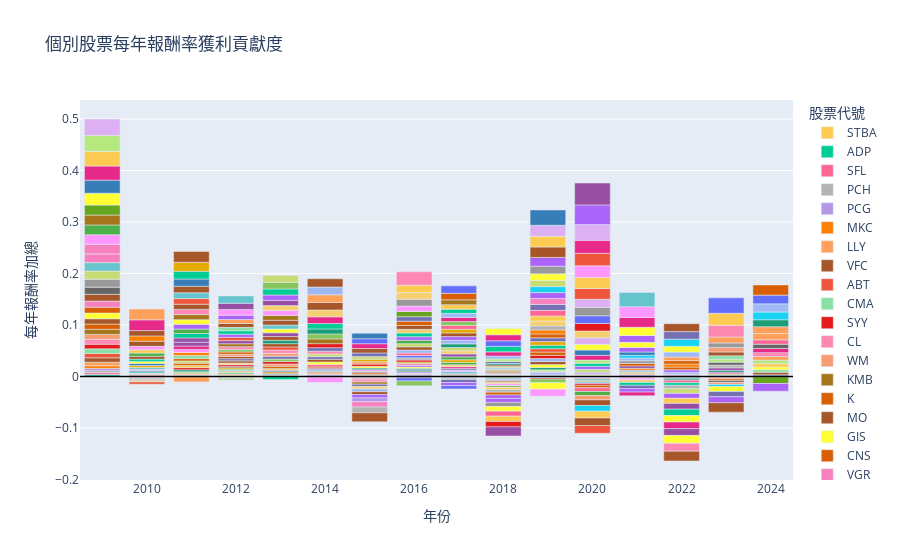

This figure's notebook cell:
### Code cell
opt_rep_pe_pos, opt_rep_pe_neg = opt_rep_pe.calc_returns_contrib()
